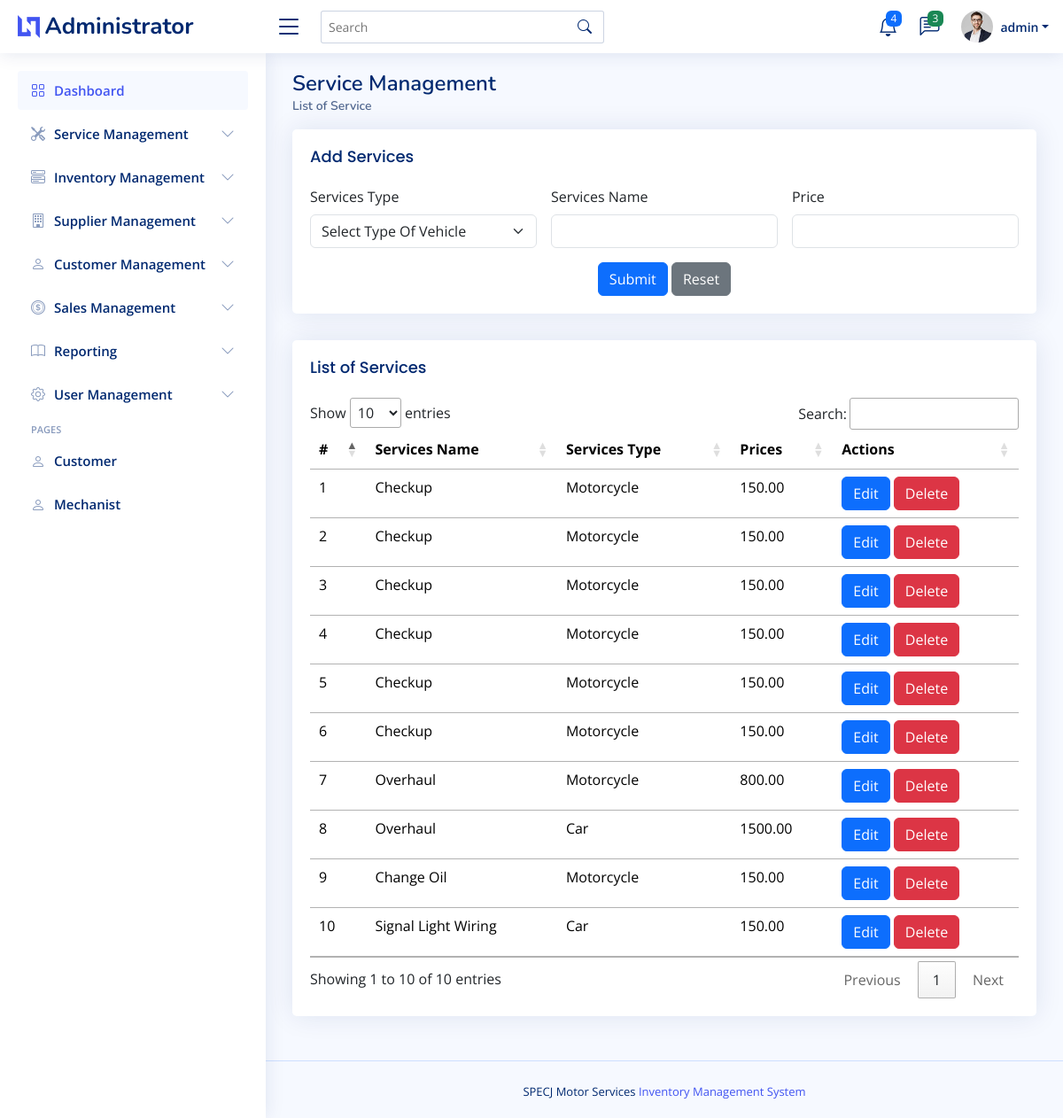
Page /admin/services_page.php (signed in) on the committed database.
### tables this page shows
CREATE TABLE `services`  (
  `id` int NOT NULL AUTO_INCREMENT,
  `services_type` enum('Car','Motorcycle') NOT NULL,
  `services_name` varchar(255) NOT NULL,
  `price` decimal(10, 2) NOT NULL,
  PRIMARY KEY (`id`) USING BTREE
);

### admin/services_page.php (the view, shortened to what this page needs)
<?php
    include("admin_header.php");
?>
<body>
    <?php
        include("admin_topnav.php");
        include("admin_sidenav.php");
    ?>
    <main id="main" class="main">
        <div class="pagetitle">
            <h1>Service Management</h1>
            <nav>
                <ol class="breadcrumb">
                    <li class="breadcrumb-item active">List of Service</li>
                </ol>
            </nav>
        </div>
        <section class="section">
            <div class="row">
                <div class="col-lg-12">
                    <div class="card">
                        <div class="card-body">
                            <h5 class="card-title">Add Services</h5>
                            <form class="row g-3" action="process_code/Services_registration.php" method="POST">
                                <div class="col-md-4">
                                    <label for="services_type" class="form-label">Services Type</label>
                                    <select name="services_type" id="services_type" class="form-select">
                                        <option selected>Select Type Of Vehicle</option>
                                    </select>
                                </div>
                                <div class="col-md-4">
                                    <label for="services_name" class="form-label">Services Name</label>
                                    <input type="text" class="form-control" id="services_name" name="services_name">
                                </div>
                                <div class="col-md-4">
                                    <label for="price" class="form-label">Price</label>
                                    <input type="number" class="form-control" id="price" name="price">
                                </div>
                                <div class="text-center">
                                    <button type="submit" class="btn btn-primary">Submit</button>
                                    <button type="reset" class="btn btn-secondary">Reset</button>
                                </div>
                            </form>
                        </div>
                    </div>
                </div>
                <div class="col-lg-12">
                    <div class="card">
                        <div class="card-body">
                            <h5 class="card-title">List of Services</h5>
                            <table class="table table-hover" id="services_datatable">
                                <thead>
                                    <tr>
                                        <th scope="col">#</th>
                                        <th scope="col">Services Name</th>
                                        <th scope="col">Services Type</th>
                                        <th scope="col">Prices</th>
                                        <th scope="col">Actions</th>
                                    </tr>
                                </thead>
                                <tbody>
                                    <?php
                                        $stmt = $connection->prepare("SELECT * FROM services");
                                        $stmt->execute();
                                        $result = $stmt->get_result();
                                        $count = 1;
                                        while($row = $result->fetch_assoc()) {
                                            echo "<tr>";
                                            echo "<td>".$count."</td>";
                                            echo "<td>".$row['services_name']."</td>";
                                            echo "<td>".$row['services_type']."</td>";
                                            echo "<td>".$row['price']."</td>";
                                            echo "<td>";
                                            echo "<button class='btn btn-primary' data-toggle='modal' data-target='#editModal" . $row['id'] . "'>Edit</button> ";
                                            echo "<button class='btn btn-danger' data-toggle='modal' data-target='#deleteModal" . $row['id'] . "'>Delete</button>";
                                            echo "</td>";
                                            echo "</tr>";
                                            $count++;
                                        }
                                    ?>
                                </tbody>
                            </table>
                        </div>
                    </div>
                </div>
            </div>
        </section>
    </main>
    <?php
        include("admin_footer.php");
    ?>
</body>
</html>

### assets/css/style.css (style rules this page uses)
:root { scroll-behavior: smooth; }
body { font-family: "Open Sans", sans-serif; background: #f6f9ff; color: #444444; }
h1, h2, h3, h4, h5, h6 { font-family: "Nunito", sans-serif; }
#main { margin-top: 60px; padding: 20px 30px; transition: all 0.3s; }
.pagetitle { margin-bottom: 10px; }
.pagetitle h1 { font-size: 24px; margin-bottom: 0; font-weight: 600; color: #012970; }
.card { margin-bottom: 30px; border: none; border-radius: 5px; box-shadow: 0px 0 30px rgba(1, 41, 112, 0.1); }
.card-title { padding: 20px 0 15px 0; font-size: 18px; font-weight: 500; color: #012970; font-family: "Poppins", sans-serif; }
.card-body { padding: 0 20px 20px 20px; }
.breadcrumb { font-size: 14px; font-family: "Nunito", sans-serif; color: #899bbd; font-weight: 600; }
.breadcrumb .breadcrumb-item::before { color: #899bbd; }
.breadcrumb .active { color: #51678f; font-weight: 600; }
@media (min-width: 1200px) { #main, #footer { margin-left: 300px; } }

### rows in the picture
services: services_name "Checkup", services_type "Motorcycle", price "150.00"
services: services_name "Checkup", services_type "Motorcycle", price "150.00"
services: services_name "Checkup", services_type "Motorcycle", price "150.00"
services: services_name "Checkup", services_type "Motorcycle", price "150.00"
services: services_name "Checkup", services_type "Motorcycle", price "150.00"
services: services_name "Checkup", services_type "Motorcycle", price "150.00"
services: services_name "Overhaul", services_type "Motorcycle", price "800.00"
services: services_name "Overhaul", services_type "Car", price "1500.00"
services: services_name "Change Oil", services_type "Motorcycle", price "150.00"
services: services_name "Signal Light Wiring", services_type "Car", price "150.00"

### other values in the picture
$_SESSION['username'] "admin"
